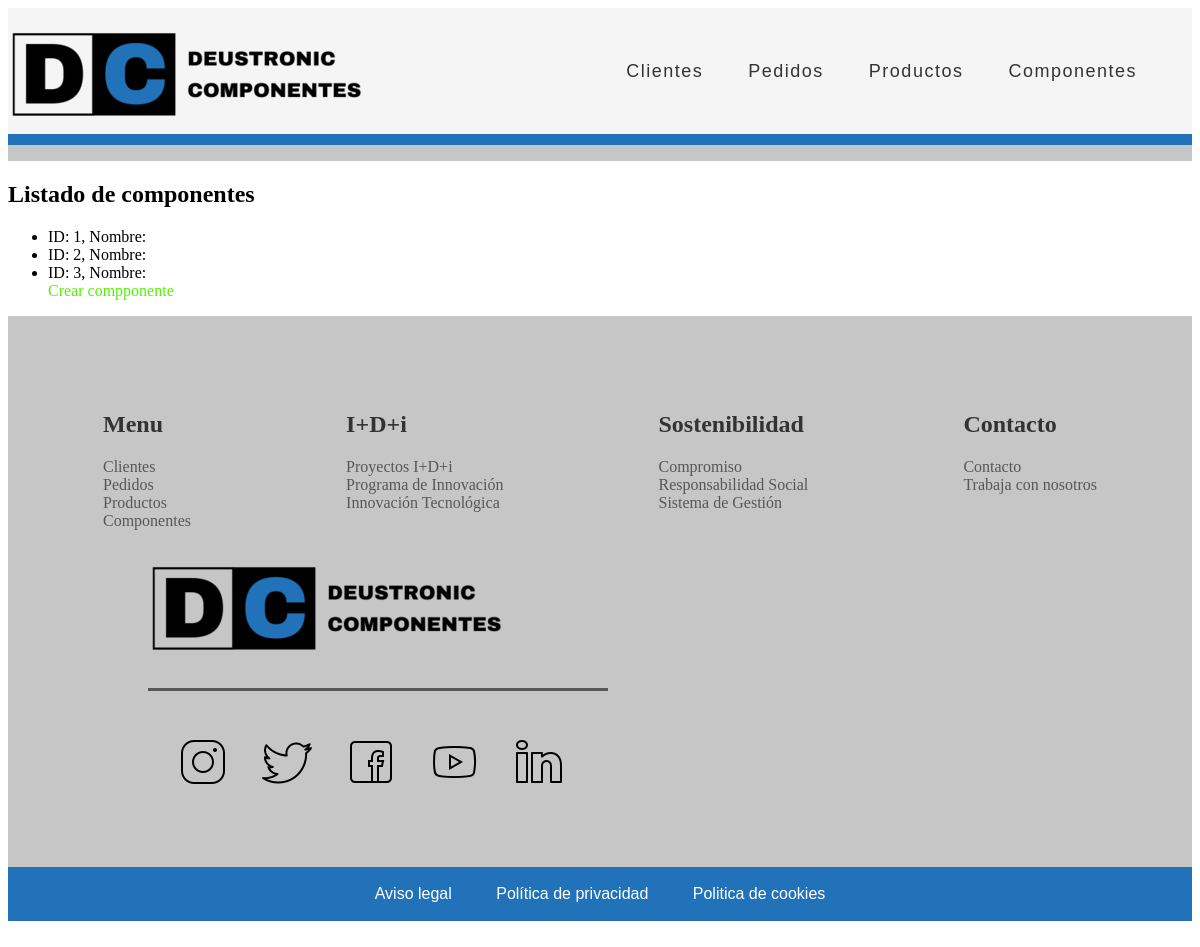
Page /appGestionPedidos/componente/list on the earlier database version.
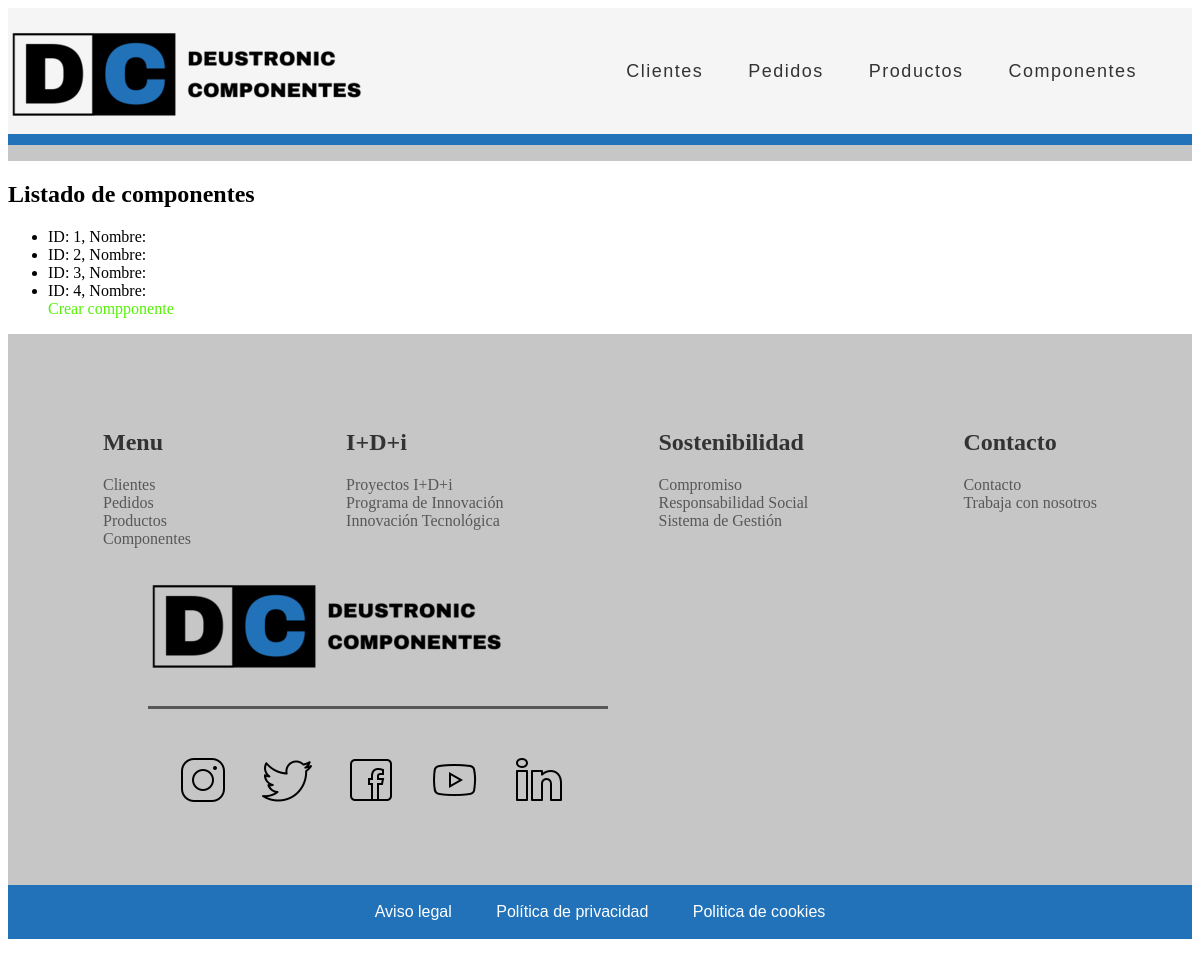
Same page on the later database version.
### appGestionPedidos/models.py (models this page shows, shortened)
class Componente(models.Model):
    codigoReferencia = models.IntegerField(unique=True)
    nombreModelo = models.CharField(max_length=16)
    marca = models.CharField(max_length=16)

### appGestionPedidos/views.py (the view)
# urls.py: path('componente/list', views.ComponenteListView.as_view(), name='componente'),
class ComponenteListView(ListView):
    model = Componente

### appGestionPedidos/templates/appGestionPedidos/componente_list.html (shortened to what this page needs)
{% extends "base.html" %}
{% block contenido %}
    <h2>Listado de componentes</h2>
    {% if componente_list %}
        <ul>
        {% for componente in componente_list %}
            <li>
                <a href="/appGestionPedidos/componente_list/{{ componente.id }}"></a>ID: {{ componente.id }}, Nombre: {{ componente.nombre }}
            </li>
        {% endfor %}
        <a href="/appGestionPedidos/componente/create">Crear compponente</a>
        </ul>
    {% else %}
    <p>No hay componentes creados.</p>
    {% endif %}
{% endblock %}

Differences in the rows shown:
added Componente: id "4"
